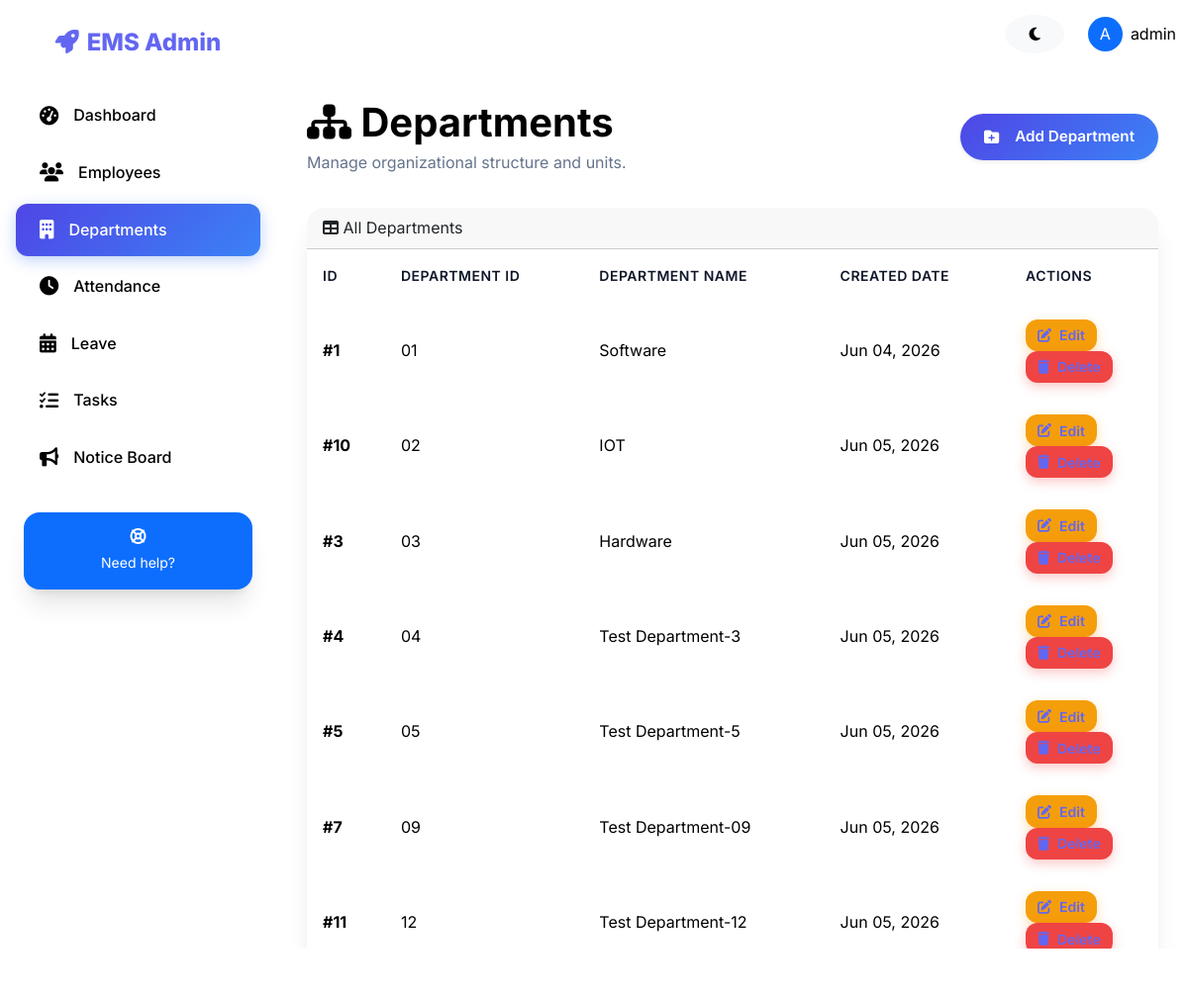
The page /departments/ (signed in) on the database its author committed.
### employees/models.py (models this page shows, shortened)
class Department(models.Model):
    department_id = models.CharField(max_length=10, unique=True)
    department_name = models.CharField(max_length=100)
    created_at = models.DateTimeField(auto_now_add=True)
    updated_at = models.DateTimeField(auto_now=True)
    class Meta:
        ordering = ['-created_at']

### employees/views.py (the view)
# urls.py: path('departments/', views.department_list, name='department_list'),
@login_required(login_url='login')
def department_list(request):
    departments = Department.objects.annotate(employee_count=Count('employees'))
    return render(request, 'employees/department_list.html', {'departments': departments})

### templates/employees/department_list.html (shortened to what this page needs)
{% extends 'base.html' %}
{% block content %}
<div class="page-header d-flex justify-content-between align-items-center mb-4">
    <div>
        <h1 class="fw-bold mb-1"><i class="fas fa-sitemap"></i> Departments</h1>
        <p class="text-muted mb-0">Manage organizational structure and units.</p>
    </div>
    <a href="{% url 'department_add' %}" class="btn btn-primary-gradient rounded-pill px-4 shadow-sm">
        <i class="fas fa-folder-plus me-2"></i> Add Department
    </a>
</div>
<div class="row">
    <div class="col-12">
        <div class="card">
            <div class="card-header">
                <i class="fas fa-table"></i> All Departments
            </div>
            <div class="table-responsive">
                <table class="table table-hover mb-0">
                    <thead>
                        <tr>
                            <th>ID</th>
                            <th>Department ID</th>
                            <th>Department Name</th>
                            <th>Created Date</th>
                            <th style="width: 150px;">Actions</th>
                        </tr>
                    </thead>
                    <tbody>
                        {% for dept in departments %}
                        <tr>
                            <td><strong>#{{ dept.id }}</strong></td>
                            <td>{{ dept.department_id }}</td>
                            <td>{{ dept.department_name }}</td>
                            <td>{{ dept.created_at|date:"M d, Y" }}</td>
                            <td>
                                <a href="{% url 'department_edit' dept.id %}" class="btn btn-warning btn-sm">
                                    <i class="fas fa-edit"></i> Edit
                                </a>
                                <a href="{% url 'department_delete' dept.id %}" class="btn btn-danger btn-sm">
                                    <i class="fas fa-trash"></i> Delete
                                </a>
                            </td>
                        </tr>
                        {% endfor %}
                    </tbody>
                </table>
            </div>
        </div>
    </div>
</div>
{% endblock %}

### templates/base.html (shortened to what this page needs)
<!DOCTYPE html>
<html lang="en">
<head>
    <link href="https://cdn.jsdelivr.net/npm/bootstrap@5.3.3/dist/css/bootstrap.min.css" rel="stylesheet">
    <link rel="stylesheet" href="https://cdnjs.cloudflare.com/ajax/libs/font-awesome/6.5.1/css/all.min.css">
    <link rel="stylesheet" href="/static/css/style.css">
</head>
<body>
    <div class="ems-wrapper">
        {% if user.is_authenticated %}
        <aside class="ems-sidebar" id="emsSidebar">
            <div class="ems-sidebar-header">
                <i class="fas fa-rocket me-2"></i>EMS Admin
            </div>
            <nav class="ems-sidebar-nav">
                <a href="/" class="ems-nav-link {% if request.path == '/' %}active{% endif %}">
                    <i class="fas fa-tachometer-alt"></i>
                    <span>Dashboard</span>
                </a>
                <a href="/employees/" class="ems-nav-link {% if '/employees/' in request.path %}active{% endif %}">
                    <i class="fas fa-users"></i>
                    <span>Employees</span>
                </a>
                <a href="/departments/" class="ems-nav-link {% if '/departments/' in request.path %}active{% endif %}">
                    <i class="fas fa-building"></i>
                    <span>Departments</span>
                </a>
                <a href="/attendance/" class="ems-nav-link {% if '/attendance/' in request.path %}active{% endif %}">
                    <i class="fas fa-clock"></i>
                    <span>Attendance</span>
                </a>
                <a href="/leave/" class="ems-nav-link {% if '/leave/' in request.path %}active{% endif %}">
                    <i class="fas fa-calendar-alt"></i>
                    <span>Leave</span>
                </a>
                <a href="/task/" class="ems-nav-link {% if '/task/' in request.path %}active{% endif %}">
                    <i class="fas fa-tasks"></i>
                    <span>Tasks</span>
                </a>
                <a href="/notice/" class="ems-nav-link {% if '/notice/' in request.path %}active{% endif %}">
                    <i class="fas fa-bullhorn"></i>
                    <span>Notice Board</span>
                </a>
                <div class="mt-auto p-4">
                    <div class="card p-3 bg-primary text-white border-0 text-center rounded-4">
                        <i class="fas fa-life-ring mb-2"></i>
                        <small>Need help?</small>
                    </div>
                </div>
            </nav>
        </aside>
        {% endif %}
        <div class="w-100">
            <nav class="ems-navbar">
                <div class="container-fluid d-flex justify-content-between align-items-center">
                    <div class="ms-auto d-flex align-items-center gap-3">
                        {% if user.is_authenticated %}
                        <button class="btn btn-light rounded-circle" id="darkModeToggle"><i class="fas fa-moon"></i></button>
                        <div class="dropdown">
                            <div class="d-flex align-items-center gap-2 cursor-pointer" data-bs-toggle="dropdown">
                                <div class="avatar rounded-circle bg-primary text-white d-flex align-items-center justify-content-center" style="width: 35px; height:35px;">{{ user.username|first|upper }}</div>
                                <span>{{ user.username }}</span>
                            </div>
                        </div>
                        {% endif %}
                    </div>
                </div>
            </nav>
        <div class="main-content">
            {% block content %}{% endblock %}
        </div>
    </div>
</body>
</html>

### templates/base.html (style rules this page uses)
:root { --primary-gradient: linear-gradient(135deg, #4f46e5 0%, #3b82f6 100%); }
.btn-primary-gradient { background: var(--primary-gradient) !important; border: none !important; color: white !important; transition: all 0.3s ease !important; display: inline-flex !important; align-items: center !important; }

### rows shown on the page
Department: id "1", department_id "01", department_name "Software", created_at "Jun 04, 2026"
Department: id "10", department_id "02", department_name "IOT", created_at "Jun 05, 2026"
Department: id "3", department_id "03", department_name "Hardware", created_at "Jun 05, 2026"
Department: id "4", department_id "04", department_name "Test Department-3", created_at "Jun 05, 2026"
Department: id "5", department_id "05", department_name "Test Department-5", created_at "Jun 05, 2026"
Department: id "7", department_id "09", department_name "Test Department-09", created_at "Jun 05, 2026"
Department: id "11", department_id "12", department_name "Test Department-12", created_at "Jun 05, 2026"

### other values the page prints
{{ user.username|first|upper }} "A"
{{ user.username }} "admin"
